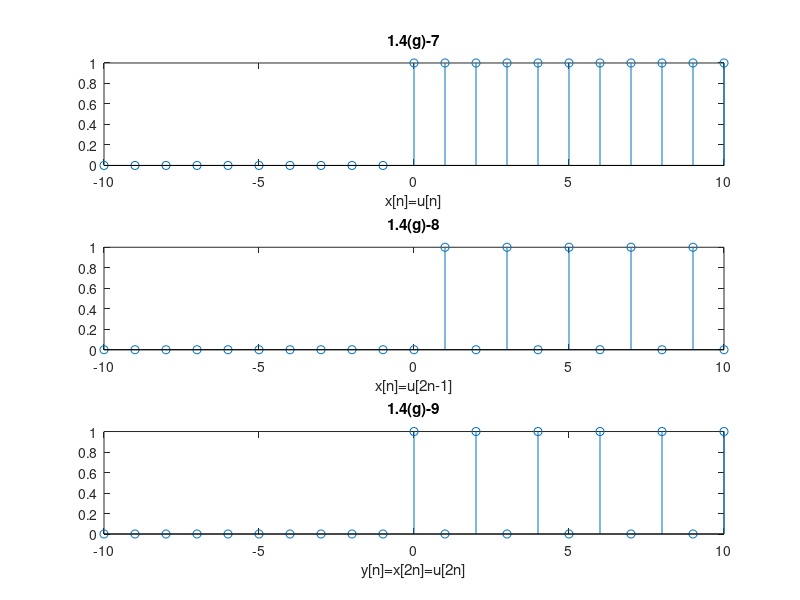

MATLAB code for this plot:
%可逆性分析
n=-10:1:10;
x1=[zeros(1,10) ones(1,11)];
x2=[zeros(1,11) 1 0 1 0 1 0 1 0 1 0];
x3=[zeros(1,10) 1 0 1 0 1 0 1 0 1 0 1];

subplot(3,1,1);
stem(n,x1);
title('1.4(g)-7');
xlabel('x[n]=u[n]');
subplot(3,1,2);
stem(n,x2);
title('1.4(g)-8');
xlabel('x[n]=u[2n-1]');
subplot(3,1,3);
stem(n,x3);
title('1.4(g)-9');
xlabel('y[n]=x[2n]=u[2n]');

saveas(gcf, "LAB1/P1_5_g3_out.png")